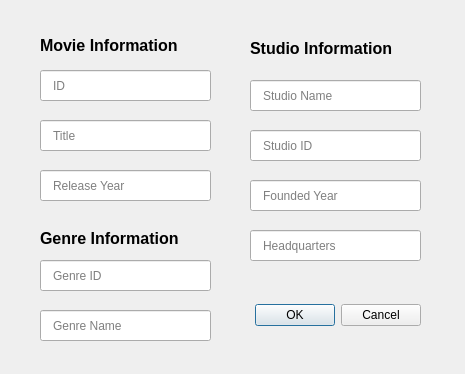
<?xml version="1.0" encoding="UTF-8"?>
<ui version="4.0">
 <class>AddMovies</class>
 <widget class="QDialog" name="AddMovies">
  <property name="geometry">
   <rect>
    <x>0</x>
    <y>0</y>
    <width>465</width>
    <height>374</height>
   </rect>
  </property>
  <property name="windowTitle">
   <string>Dialog</string>
  </property>
  <widget class="QDialogButtonBox" name="buttonBox">
   <property name="geometry">
    <rect>
     <x>250</x>
     <y>290</y>
     <width>171</width>
     <height>51</height>
    </rect>
   </property>
   <property name="orientation">
    <enum>Qt::Horizontal</enum>
   </property>
   <property name="standardButtons">
    <set>QDialogButtonBox::Cancel|QDialogButtonBox::Ok</set>
   </property>
  </widget>
  <widget class="QLabel" name="label">
   <property name="geometry">
    <rect>
     <x>40</x>
     <y>30</y>
     <width>171</width>
     <height>31</height>
    </rect>
   </property>
   <property name="font">
    <font>
     <family>Arial</family>
     <pointsize>12</pointsize>
     <weight>75</weight>
     <bold>true</bold>
    </font>
   </property>
   <property name="text">
    <string>Movie Information</string>
   </property>
  </widget>
  <widget class="QLabel" name="label_2">
   <property name="geometry">
    <rect>
     <x>40</x>
     <y>230</y>
     <width>171</width>
     <height>16</height>
    </rect>
   </property>
   <property name="font">
    <font>
     <family>Arial</family>
     <pointsize>12</pointsize>
     <weight>75</weight>
     <bold>true</bold>
    </font>
   </property>
   <property name="text">
    <string>Genre Information</string>
   </property>
  </widget>
  <widget class="QLabel" name="label_3">
   <property name="geometry">
    <rect>
     <x>250</x>
     <y>40</y>
     <width>181</width>
     <height>16</height>
    </rect>
   </property>
   <property name="font">
    <font>
     <family>Arial</family>
     <pointsize>12</pointsize>
     <weight>75</weight>
     <bold>true</bold>
    </font>
   </property>
   <property name="text">
    <string>Studio Information</string>
   </property>
  </widget>
  <widget class="QLineEdit" name="add_movie_id">
   <property name="geometry">
    <rect>
     <x>40</x>
     <y>70</y>
     <width>171</width>
     <height>31</height>
    </rect>
   </property>
   <property name="styleSheet">
    <string notr="true">QLineEdit {
	padding-left: 10px;
}</string>
   </property>
   <property name="inputMask">
    <string/>
   </property>
   <property name="text">
    <string/>
   </property>
   <property name="placeholderText">
    <string>ID</string>
   </property>
  </widget>
  <widget class="QLineEdit" name="add_movie_title">
   <property name="geometry">
    <rect>
     <x>40</x>
     <y>120</y>
     <width>171</width>
     <height>31</height>
    </rect>
   </property>
   <property name="styleSheet">
    <string notr="true">QLineEdit {
	padding-left: 10px;
}</string>
   </property>
   <property name="inputMask">
    <string/>
   </property>
   <property name="text">
    <string/>
   </property>
   <property name="placeholderText">
    <string>Title</string>
   </property>
  </widget>
  <widget class="QLineEdit" name="add_movie_year">
   <property name="geometry">
    <rect>
     <x>40</x>
     <y>170</y>
     <width>171</width>
     <height>31</height>
    </rect>
   </property>
   <property name="styleSheet">
    <string notr="true">QLineEdit {
	padding-left: 10px;
}</string>
   </property>
   <property name="inputMask">
    <string/>
   </property>
   <property name="text">
    <string/>
   </property>
   <property name="placeholderText">
    <string>Release Year</string>
   </property>
  </widget>
  <widget class="QLineEdit" name="add_genre_id">
   <property name="geometry">
    <rect>
     <x>40</x>
     <y>260</y>
     <width>171</width>
     <height>31</height>
    </rect>
   </property>
   <property name="styleSheet">
    <string notr="true">QLineEdit {
	padding-left: 10px;
}</string>
   </property>
   <property name="inputMask">
    <string/>
   </property>
   <property name="text">
    <string/>
   </property>
   <property name="placeholderText">
    <string>Genre ID</string>
   </property>
  </widget>
  <widget class="QLineEdit" name="add_genre_name">
   <property name="geometry">
    <rect>
     <x>40</x>
     <y>310</y>
     <width>171</width>
     <height>31</height>
    </rect>
   </property>
   <property name="styleSheet">
    <string notr="true">QLineEdit {
	padding-left: 10px;
}</string>
   </property>
   <property name="inputMask">
    <string/>
   </property>
   <property name="text">
    <string/>
   </property>
   <property name="placeholderText">
    <string>Genre Name</string>
   </property>
  </widget>
  <widget class="QLineEdit" name="add_studio_name">
   <property name="geometry">
    <rect>
     <x>250</x>
     <y>80</y>
     <width>171</width>
     <height>31</height>
    </rect>
   </property>
   <property name="styleSheet">
    <string notr="true">QLineEdit {
	padding-left: 10px;
}</string>
   </property>
   <property name="inputMask">
    <string/>
   </property>
   <property name="text">
    <string/>
   </property>
   <property name="placeholderText">
    <string>Studio Name</string>
   </property>
  </widget>
  <widget class="QLineEdit" name="add_studio_id">
   <property name="geometry">
    <rect>
     <x>250</x>
     <y>130</y>
     <width>171</width>
     <height>31</height>
    </rect>
   </property>
   <property name="styleSheet">
    <string notr="true">QLineEdit {
	padding-left: 10px;
}</string>
   </property>
   <property name="inputMask">
    <string/>
   </property>
   <property name="text">
    <string/>
   </property>
   <property name="placeholderText">
    <string>Studio ID</string>
   </property>
  </widget>
  <widget class="QLineEdit" name="add_founded_year">
   <property name="geometry">
    <rect>
     <x>250</x>
     <y>180</y>
     <width>171</width>
     <height>31</height>
    </rect>
   </property>
   <property name="styleSheet">
    <string notr="true">QLineEdit {
	padding-left: 10px;
}</string>
   </property>
   <property name="inputMask">
    <string/>
   </property>
   <property name="text">
    <string/>
   </property>
   <property name="placeholderText">
    <string>Founded Year</string>
   </property>
  </widget>
  <widget class="QLineEdit" name="add_headquarters">
   <property name="geometry">
    <rect>
     <x>250</x>
     <y>230</y>
     <width>171</width>
     <height>31</height>
    </rect>
   </property>
   <property name="styleSheet">
    <string notr="true">QLineEdit {
	padding-left: 10px;
}</string>
   </property>
   <property name="inputMask">
    <string/>
   </property>
   <property name="text">
    <string/>
   </property>
   <property name="placeholderText">
    <string>Headquarters</string>
   </property>
  </widget>
 </widget>
 <resources/>
 <connections>
  <connection>
   <sender>buttonBox</sender>
   <signal>accepted()</signal>
   <receiver>AddMovies</receiver>
   <slot>accept()</slot>
   <hints>
    <hint type="sourcelabel">
     <x>248</x>
     <y>254</y>
    </hint>
    <hint type="destinationlabel">
     <x>157</x>
     <y>274</y>
    </hint>
   </hints>
  </connection>
  <connection>
   <sender>buttonBox</sender>
   <signal>rejected()</signal>
   <receiver>AddMovies</receiver>
   <slot>reject()</slot>
   <hints>
    <hint type="sourcelabel">
     <x>316</x>
     <y>260</y>
    </hint>
    <hint type="destinationlabel">
     <x>286</x>
     <y>274</y>
    </hint>
   </hints>
  </connection>
 </connections>
</ui>
